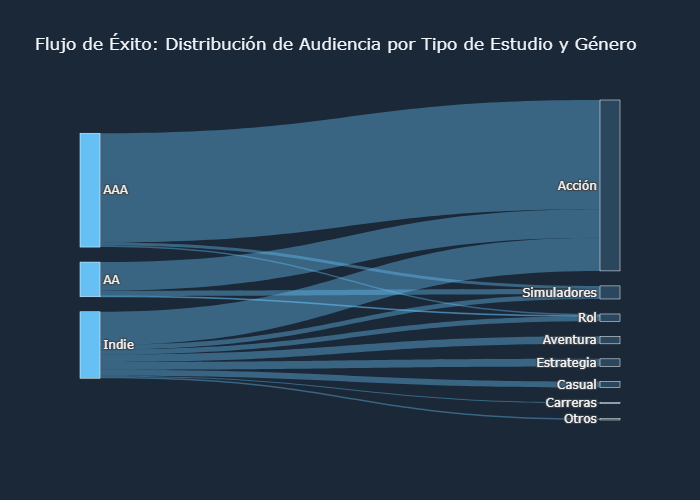

The script that drew this image:
import pandas as pd
import plotly.graph_objects as go
import json

# 1. Cargar datos
with open('steam_top.json', 'r', encoding='utf-8') as f:
    data = json.load(f)
df = pd.DataFrame(data)

# 2. Preprocesamiento alineado al Hilo Conductor
# Extraemos el género principal y limpiamos para evitar bucles con 'Indie'
df['genero_principal'] = df['generos'].apply(lambda x: x.split(',')[0].strip() if x else 'Otros')

def filtrar_destino(row):
    if row['genero_principal'] == 'Indie':
        parts = row['generos'].split(',')
        return parts[1].strip() if len(parts) > 1 else 'Otros'
    return row['genero_principal']

df['genero_principal'] = df.apply(filtrar_destino, axis=1)

# Filtro de géneros solicitado
excluir = ['Deportes', 'Multijugador masivo']
df_final = df[~df['genero_principal'].isin(excluir)].copy()

# Agrupamos por la suma de JUGADORES ACTIVOS (Medida del éxito)
flujos = df_final.groupby(['categoria', 'genero_principal'])['jugadores_activos'].sum().reset_index(name='total_players')

# 3. Mapeo de índices para Plotly
all_nodes = list(pd.unique(flujos[['categoria', 'genero_principal']].values.ravel('K')))
node_indices = {name: i for i, name in enumerate(all_nodes)}

source = flujos['categoria'].map(node_indices).tolist()
target = flujos['genero_principal'].map(node_indices).tolist()
value = flujos['total_players'].tolist()

# 4. Configuración Visual (Estética Dark Steam)
node_colors = ['#66c0f4' if n in df_final['categoria'].unique() else '#2a475e' for n in all_nodes]
link_colors = ['rgba(102, 192, 244, 0.4)' for _ in range(len(source))]

# 5. Generación del Gráfico
fig = go.Figure(data=[go.Sankey(
    node=dict(
        pad=15, thickness=20,
        line=dict(color="white", width=0.5),
        label=all_nodes, color=node_colors
    ),
    link=dict(source=source, target=target, value=value, color=link_colors)
)])

fig.update_layout(
    title_text="Flujo de Éxito: Distribución de Audiencia por Tipo de Estudio y Género",
    template='plotly_dark',
    paper_bgcolor='#1b2838',
    font_size=12
)

fig.show()
fig.write_image("sankey.png")
